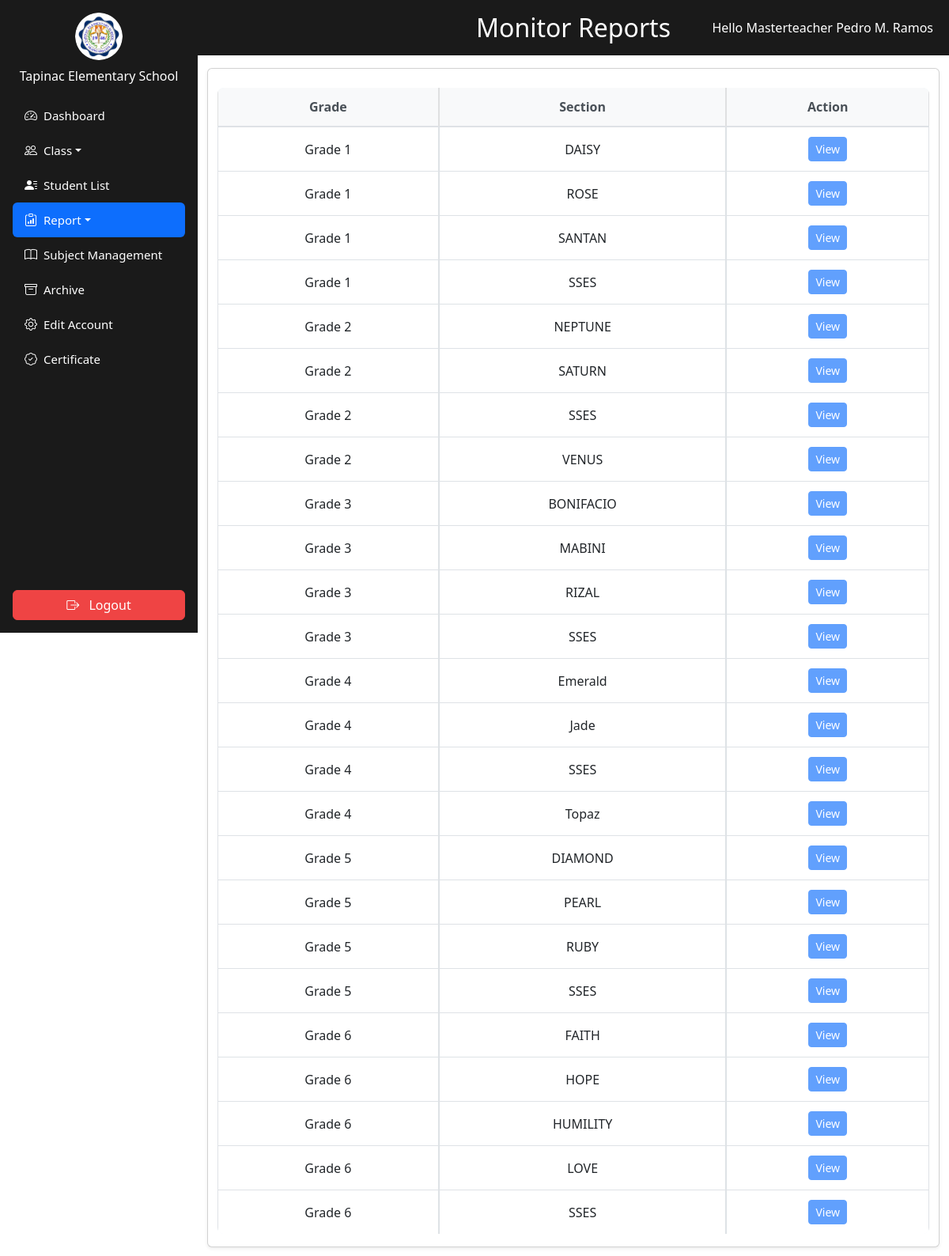
The app's page /views/masterteacher/view_report.php?quarter=1 (signed in) with its own data.
### tables this page shows
CREATE TABLE `sections` (
  `id` int(11) NOT NULL,
  `grade_level_id` int(11) NOT NULL,
  `section_name` varchar(50) NOT NULL,
  `teacher_id` int(11) DEFAULT NULL
);

CREATE TABLE `grade_levels` (
  `id` int(11) NOT NULL,
  `grade_name` varchar(50) DEFAULT NULL
);

### views/masterteacher/view_report.php (the view, shortened to what this page needs)
<?php
include '../../database/db_connection.php';
$query = "
    SELECT gl.grade_name, sec.id AS section_id, sec.section_name
    FROM grade_levels gl
    JOIN sections sec ON sec.grade_level_id = gl.id
    ORDER BY gl.id, sec.section_name
";
$result = mysqli_query($conn, $query);
$sections = [];
while ($row = mysqli_fetch_assoc($result)) {
    $sections[] = $row;
}
$role = $_SESSION['role'];
$full_name = $_SESSION['full_name'] ?? 'Unknown';
$role_label = ucfirst($role);
$header_color = '#1a1a1a';
?>
<!DOCTYPE html>
<html lang="en">
<head>
  <link rel="stylesheet" href="../../assets/css/sidebar.css">
  <link rel="stylesheet" href="../../assets/css/all_role_style/style.css">
  <link href="https://cdn.jsdelivr.net/npm/bootstrap@5.3.0/dist/css/bootstrap.min.css" rel="stylesheet">
  <link rel="stylesheet" href="https://cdn.jsdelivr.net/npm/bootstrap-icons@1.10.5/font/bootstrap-icons.css">
</head>
<body>
<div class="main-content">
  <div style="background-color: <?= $header_color ?>; color: white; padding: 20px 20px; display: flex; justify-content: center; align-items: center; position: relative; min-height: 70px;">
    <h2 class="m-0" style="position: absolute; left: 50%; transform: translateX(-50%);">Monitor Reports</h2>
    <span style="position: absolute; right: 20px;">
        Hello <?= htmlspecialchars($role_label . ' ' . $full_name) ?>
    </span>
  </div>
  <div class="container-fluid py-3">
    <div class="card shadow-sm">
      <div class="card-body p-0">
        <div class="container mt-4">
          <div class="table-responsive">
            <table class="table table-bordered text-center" style="background-color: #f0f8ff;">
              <thead class="table-light">
                <tr>
                  <th>Grade</th>
                  <th>Section</th>
                  <th>Action</th>
                </tr>
              </thead>
              <tbody>
                <?php if (!empty($sections)): ?>
                  <?php foreach ($sections as $row): ?>
                    <tr>
                      <td><?= htmlspecialchars($row['grade_name']) ?></td>
                      <td><?= htmlspecialchars($row['section_name']) ?></td>
                      <td>
                        <a href="../shared/report.php?grade=<?= urlencode($row['grade_name']) ?>&section_id=<?= urlencode($row['section_id']) ?>"
                           class="btn btn-primary btn-sm <?= $row['report_passed'] ? '' : 'disabled' ?>">
                          View
                        </a>
                      </td>
                    </tr>
                  <?php endforeach; ?>
                <?php else: ?>
                  <tr>
                    <td colspan="3">No sections available.</td>
                  </tr>
                <?php endif; ?>
              </tbody>
            </table>
          </div>
        </div>
      </div>
    </div>
  </div>
</div>
</body>
</html>

### assets/css/sidebar.css (style rules this page uses)
.main-content { margin-left: 250px; padding: 20px; }

### assets/css/all_role_style/style.css (style rules this page uses)
body { background-color: #f0f2f5; }
.main-content { margin-left: 250px; flex: 1; padding: 0; }
.container-fluid { padding-top: 20px; }
.table-responsive { margin-top: 20px; }
.table { border-radius: 8px; overflow: hidden; border-collapse: separate; border-spacing: 0; }
.table thead th { background-color: #f8f9fa; color: #495057; font-weight: 600; border-bottom: 1px solid #dee2e6; padding: 12px 15px; }
.table tbody tr { background-color: #fff; }
.table tbody tr:nth-of-type(even) { background-color: #fbfbfc; }
.table tbody td { padding: 12px 15px; vertical-align: middle; border-top: 1px solid #dee2e6; }

### records on screen
sections: grade_level.grade_name "Grade 1", section_name "DAISY"
sections: grade_level.grade_name "Grade 1", section_name "ROSE"
sections: grade_level.grade_name "Grade 1", section_name "SANTAN"
sections: grade_level.grade_name "Grade 1", section_name "SSES"
sections: grade_level.grade_name "Grade 2", section_name "NEPTUNE"
sections: grade_level.grade_name "Grade 2", section_name "SATURN"
sections: grade_level.grade_name "Grade 2", section_name "SSES"
sections: grade_level.grade_name "Grade 2", section_name "VENUS"
sections: grade_level.grade_name "Grade 3", section_name "BONIFACIO"
sections: grade_level.grade_name "Grade 3", section_name "MABINI"
sections: grade_level.grade_name "Grade 3", section_name "RIZAL"
sections: grade_level.grade_name "Grade 3", section_name "SSES"
sections: grade_level.grade_name "Grade 4", section_name "Emerald"
sections: grade_level.grade_name "Grade 4", section_name "Jade"
sections: grade_level.grade_name "Grade 4", section_name "SSES"
sections: grade_level.grade_name "Grade 4", section_name "Topaz"
sections: grade_level.grade_name "Grade 5", section_name "DIAMOND"
sections: grade_level.grade_name "Grade 5", section_name "PEARL"
sections: grade_level.grade_name "Grade 5", section_name "RUBY"
sections: grade_level.grade_name "Grade 5", section_name "SSES"
sections: grade_level.grade_name "Grade 6", section_name "FAITH"
sections: grade_level.grade_name "Grade 6", section_name "HOPE"
sections: grade_level.grade_name "Grade 6", section_name "HUMILITY"
sections: grade_level.grade_name "Grade 6", section_name "LOVE"
sections: grade_level.grade_name "Grade 6", section_name "SSES"

### other values on screen
$role_label . ' ' . $full_name "Masterteacher Pedro M. Ramos"
